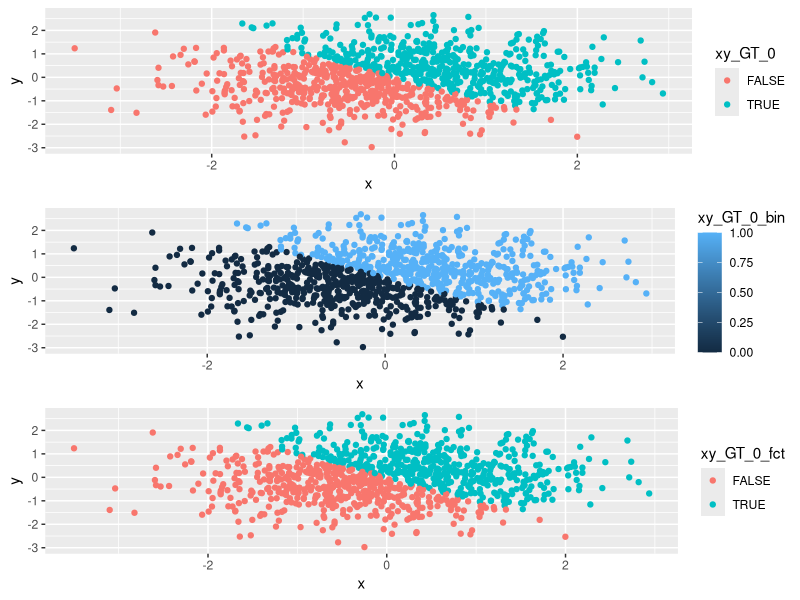
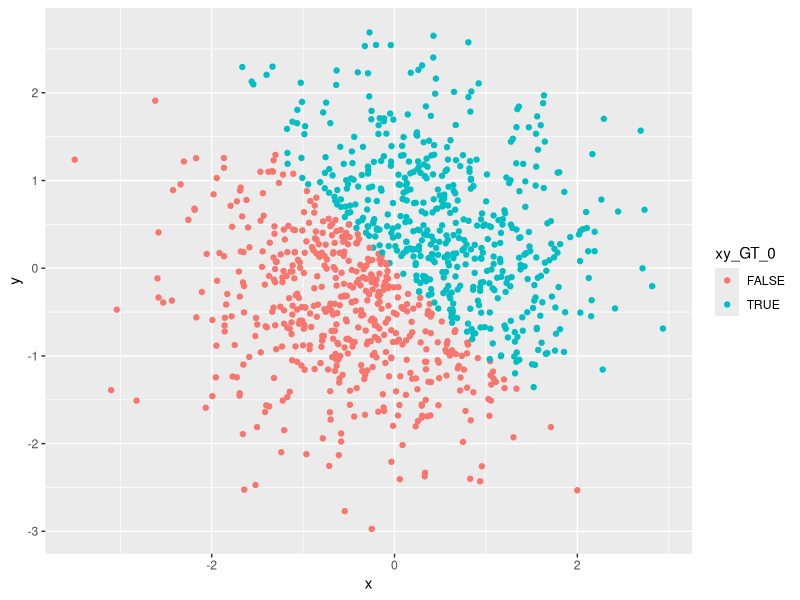

Recreate these plots in R, in order.
## ---- chunk 1
library(tidyverse)
library(gridExtra)
## ---- chunk 2
set.seed(345)

sample.size <- 10

df <- tibble(
x = runif(sample.size, 0, 5),
x_GT_2 = x > 2,
char_var = as.character(c(1:10)),
fct_var = as.factor(c(1, 1, 2, 3, 1, 1, 7, 100, 500, 5))
)

print(df)
## ---- chunk 3
df %>% summarise_all(funs(mean))
## ---- chunk 4
df_convert <- df %>% mutate(
  x_GT_2 = as.numeric(x_GT_2),
  char_var = as.numeric(char_var),
  fct_var = as.numeric(fct_var)
  )
## ---- chunk 5
samp = rnorm(100)
length(samp)
## ---- chunk 6
set.seed(345)

sample.size <- 1000

df <- tibble(
x = rnorm(sample.size),
y = rnorm(sample.size),
xy_GT_0 = x + y > 0,
xy_GT_0_bin = as.numeric(xy_GT_0),
xy_GT_0_fct = as.factor(xy_GT_0)
)
## ---- chunk 7
color_logic <- ggplot(data = df) + geom_point(aes(x = x, y = y, color = xy_GT_0))
color_numeric <- ggplot(data = df) + geom_point(aes(x = x, y = y, color = xy_GT_0_bin))
color_factor <- ggplot(data = df) + geom_point(aes(x = x, y = y, color = xy_GT_0_fct))
grid.arrange(color_logic, color_numeric, color_factor)
## ---- chunk 8
png("Scatterplot_1.png")
print(color_logic)
dev.off()
